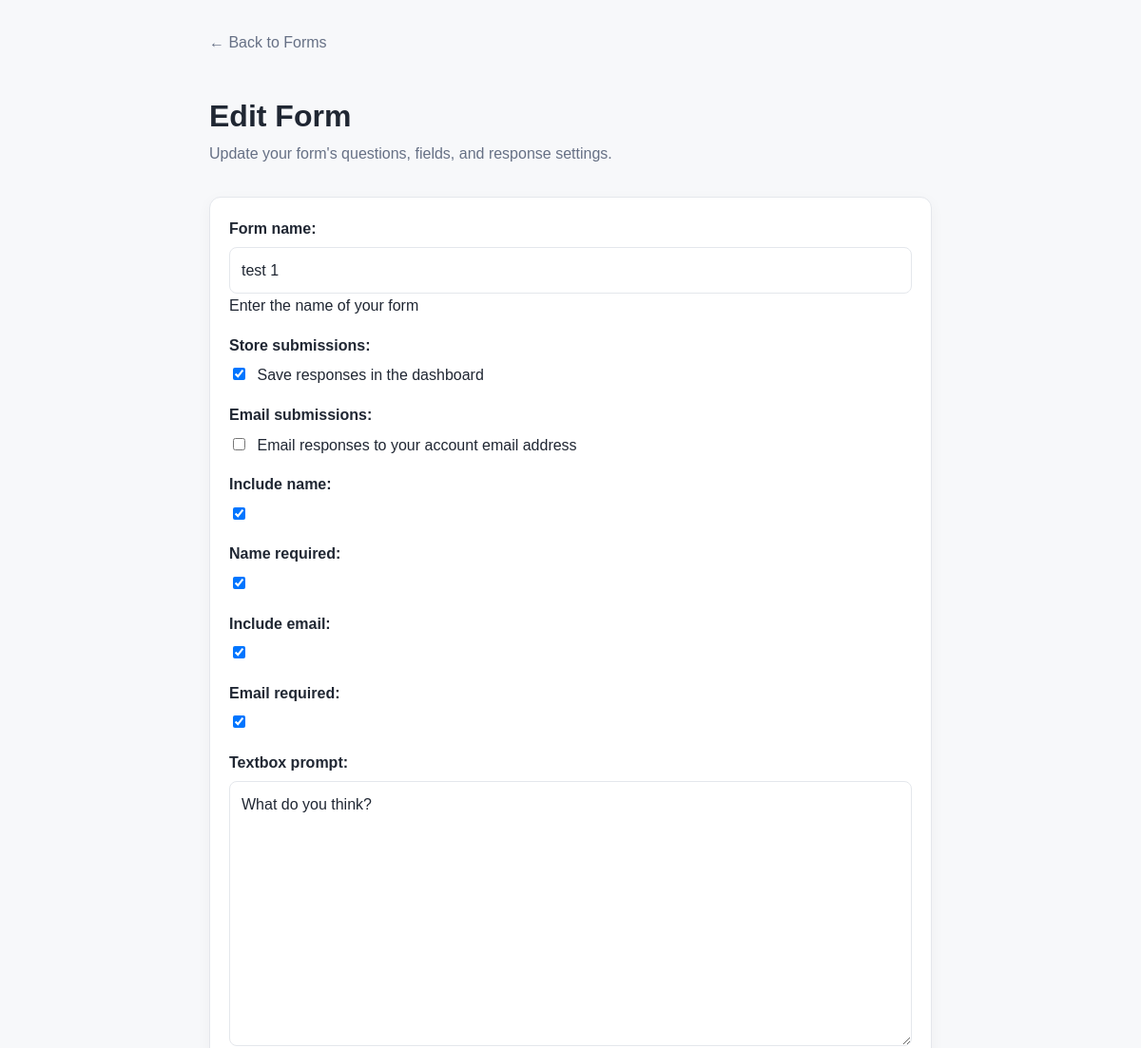
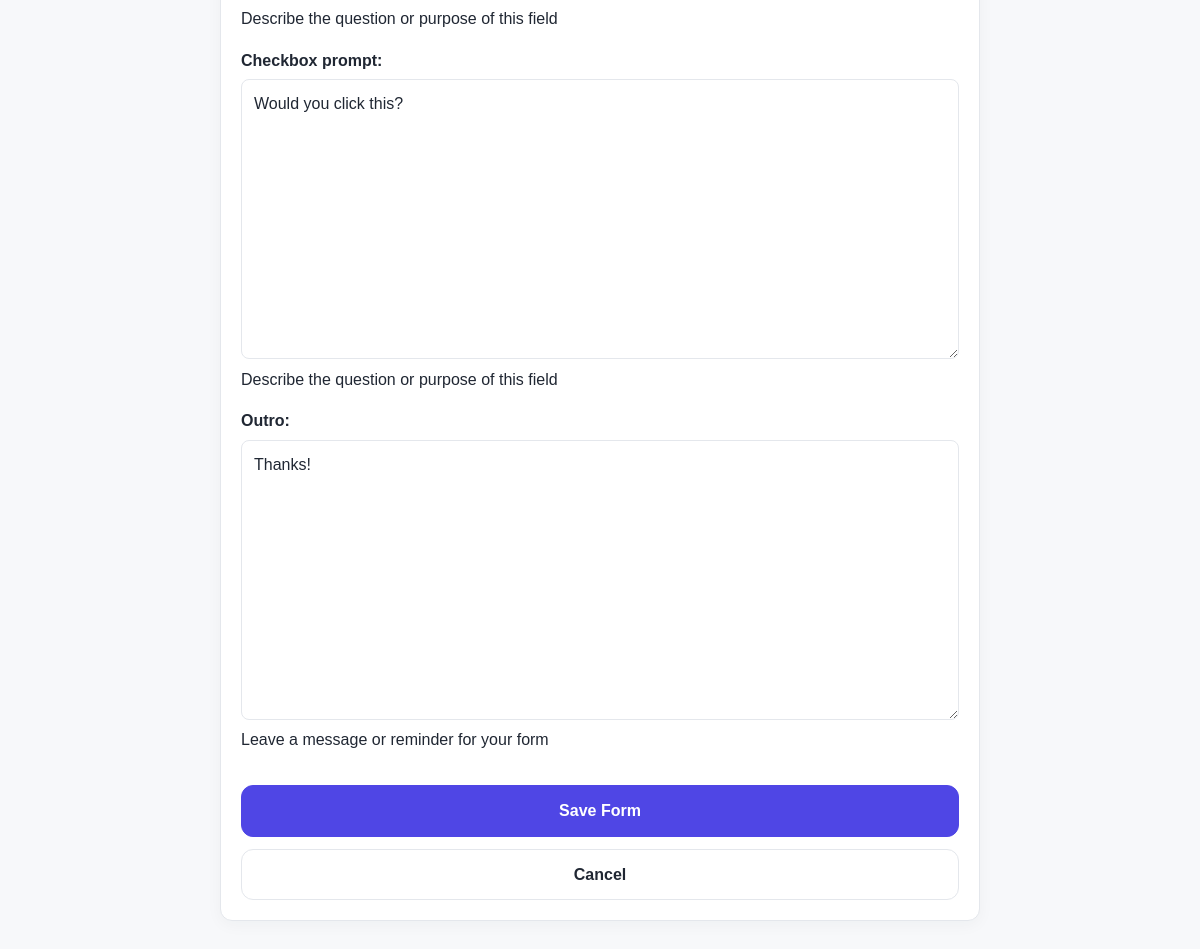
Page /dashboard/forms/1/edit/ (signed in) on the committed database (2 pictures, top to bottom).
### builder/models.py (models this page shows)
class Form(models.Model):
    user = models.ForeignKey(
        User,
        on_delete=models.CASCADE
    )
    form_name = models.CharField(
        max_length=200,
        help_text="Enter the name of your form"
    )
    store_submissions = models.BooleanField(
        default=True,
        help_text="Save responses in the dashboard"
    )
    email_submissions = models.BooleanField(
        default=False,
        help_text="Email responses to your account email address"
    )
    include_name = models.BooleanField(default=False)
    name_required = models.BooleanField(default=False)
    include_email = models.BooleanField(default=False)
    email_required = models.BooleanField(default=False)
    textbox_prompt = models.TextField(
        max_length=700,
        blank=True,
        help_text="Describe the question or purpose of this field"
    )
    checkbox_prompt = models.TextField(
        max_length=700,
        blank=True,
        help_text="Describe the question or purpose of this field"
    )
    outro = models.TextField(
        max_length=500,
        blank=True,
        help_text="Leave a message or reminder for your form"
    )
    sort_order = models.PositiveIntegerField(default=0)

### builder/views.py (the view)
@login_required
def edit_form(request, form_id):
    form_item = Form.objects.get(id=form_id, user=request.user)
    if request.method == "POST":
        form = FormBuilderForm(request.POST, instance=form_item)
        if form.is_valid():
            form.save()
            return redirect("manage_forms")
    else:
        form = FormBuilderForm(instance=form_item)
    return render(request, "edit_form.html", {"form": form})

### builder/forms.py (shortened to what this page needs)
class FormBuilderForm(forms.ModelForm):
    class Meta:
        model = Form
        fields = [
            "form_name",
            "store_submissions",
            "email_submissions",
            "include_name",
            "name_required",
            "include_email",
            "email_required",
            "textbox_prompt",
            "checkbox_prompt",
            "outro",
        ]

### builder/templates/edit_form.html (shortened to what this page needs)
{% extends "base.html" %}
{% block content %}
<main class="dashboard-page">
    <a class="back-link" href="{% url 'manage_forms' %}">
        &larr; Back to Forms
    </a>
    <header class="dashboard-header">
        <h1>Edit Form</h1>
        <p>Update your form's questions, fields, and response settings.</p>
    </header>
    <section class="dashboard-panel">
        <form method="POST" class="dashboard-form">
            {{ form.as_p }}
            <div class="confirmation-actions">
                <button class="primary-button" type="submit">
                    Save Form
                </button>
                <a class="button-link" href="{% url 'manage_forms' %}">
                    Cancel
                </a>
            </div>
        </form>
    </section>
</main>
{% endblock %}

### builder/static/builder/css/styles.css (style rules this page uses)
body { font-family: Arial, sans-serif; }

### builder/static/builder/css/site.css (style rules this page uses)
:root { --page-bg: #F7F8FA; --surface: #FFFFFF; --text-primary: #202733; --text-muted: #667085; --accent: #4F46E5; --border: #E4E7EC; --font-family: Arial, Helvetica, sans-serif; --radius: 12px; --content-width: 960px; }
* { box-sizing: border-box; }
body { margin: 0; background: var(--page-bg); color: var(--text-primary); font-family: var(--font-family); line-height: 1.6; }
a { color: var(--accent); }
button, input, textarea, select { font: inherit; }
.button-link, .primary-button { display: flex; align-items: center; justify-content: center; width: 100%; min-height: 48px; padding: 12px 16px; border: 1px solid var(--border); border-radius: var(--radius); background: var(--surface); color: var(--text-primary); text-align: center; text-decoration: none; font-weight: 600; overflow-wrap: anywhere; transition: background-color 150ms ease, border-color 150ms ease, transform 150ms ease; }
.primary-button { border-color: var(--accent); background: var(--accent); color: #FFFFFF; cursor: pointer; }
.dashboard-page { width: min(100% - 32px, 760px); margin: 32px auto 48px; }
.back-link { display: inline-block; margin-bottom: 24px; color: var(--text-muted); text-decoration: none; }
.dashboard-header { margin-bottom: 32px; }
.dashboard-header h1 { margin-bottom: 8px; font-size: 2rem; line-height: 1.2; overflow-wrap: anywhere; }
.dashboard-header p { margin: 0; color: var(--text-muted); }
.dashboard-card, .dashboard-panel { min-width: 0; padding: 20px; background: var(--surface); border: 1px solid var(--border); border-radius: var(--radius); box-shadow: 0 4px 16px rgb(32 39 51 / 4%); }
.dashboard-form p { margin: 0 0 16px; }
.dashboard-form label { display: block; margin-bottom: 6px; font-weight: 600; }
.dashboard-form input:not([type="checkbox"]):not([type="file"]), .dashboard-form textarea, .dashboard-form select { width: 100%; max-width: 100%; padding: 11px 12px; border: 1px solid var(--border); border-radius: 8px; background: var(--surface); color: var(--text-primary); }
.dashboard-form textarea { min-height: 120px; resize: vertical; }
.dashboard-form input[type="checkbox"] { margin-right: 8px; }
.dashboard-form .primary-button { margin-top: 8px; }
.confirmation-actions { display: flex; flex-wrap: wrap; align-items: center; gap: 12px; margin-top: 24px; }

### rows in the picture
Form: form_name "test 1", store_submissions "☑", include_name "☑", name_required "☑", include_email "☑", email_required "☑", textbox_prompt "What do you think?", checkbox_prompt "Would you click this?", outro "Thanks!"
